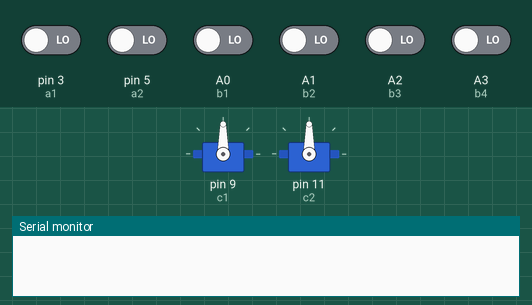
Bench run of a sketch on a simulated Arduino Uno, built with avr-gcc and run on an emulated ATmega328P. Shown: 2 × servo, the last lines printed to the serial monitor. Inputs (shaded band) come from the test bench; at power-on: A0 (b1), A1 (b2), A2 (b3), A3 (b4), pin 3 (a1), pin 5 (a2) LOW.

Above: at 1.2 s.
1.3 s: A0 (b1) driven HIGH
5.5 s: A1 (b2) driven HIGH
At 9.0 s:
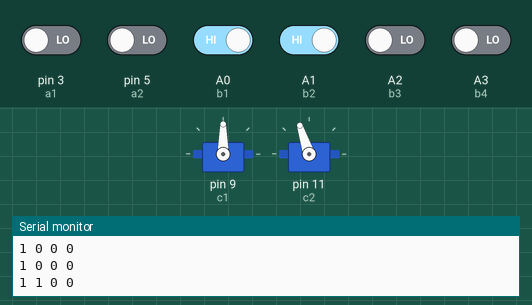
9.5 s: A0 (b1) driven LOW
At 13.2 s:
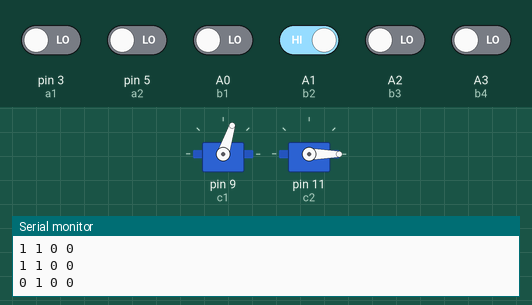
13.5 s: A3 (b4) driven HIGH
At 16.4 s:
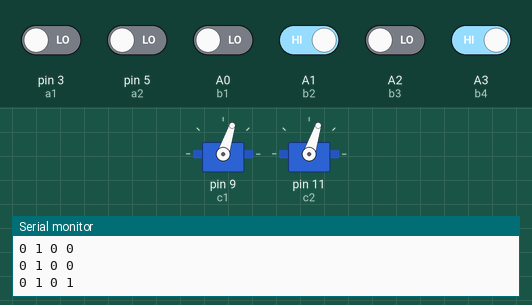
17.5 s: A1 (b2) driven LOW
At 20.6 s:
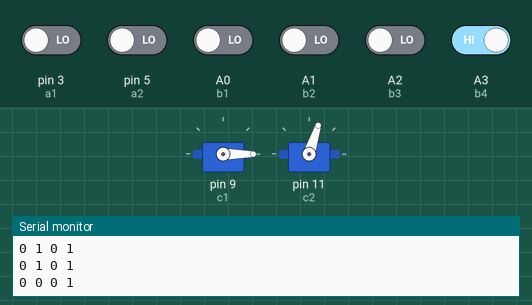
21.5 s: A2 (b3) driven HIGH
At 24.9 s:
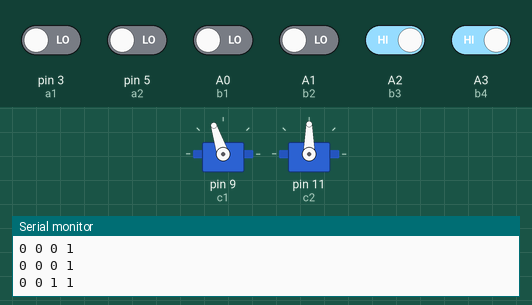
Timing chart, 0 to 26.4 s (numbered marks = the images above; inputs shaded):
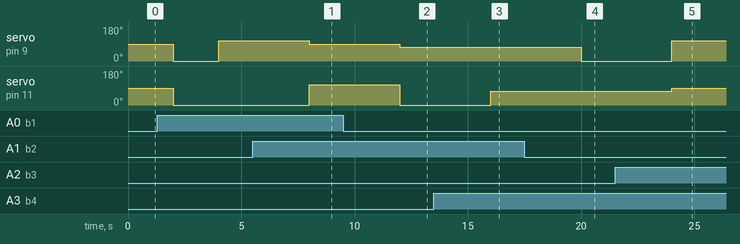

The sketch:

ultra2.ino.ino
```cpp
#include<Servo.h>

int v,w,x,y;

long p,q;
int a1=3,a2=5;
int b1=A0,b2=A1,b3=A2,b4=A3,c1=9,c2=11;


Servo s1,s2;
void setup() {
  // put your setup code here, to run once:
Serial.begin(9600);
pinMode(a1,INPUT);
pinMode(a2,INPUT);
pinMode(b1,INPUT);
pinMode(b2,INPUT);
pinMode(b3,INPUT);
pinMode(b4,INPUT);
//pinMode(b5,INPUT);
//pinMode(c1,OUTPUT);
//pinMode(c2,OUTPUT);
s1.attach(c1,1000,2000);
s2.attach(c2,1000,2000);


}

void loop() {
  // put your main code here, to run repeatedly:
v= digitalRead(b1);
w= digitalRead(b2);
x= digitalRead(b3);
y= digitalRead(b4);
p=pulseIn(a1,HIGH);
q=pulseIn(a2,HIGH);
//p=map(p,1000,2000,0,180);
//q=map(q,1000,2000,0,180);
//Serial.print(p);Serial.print("    ");Serial.println(q);


if (v==1 && w==0 && x==0 &&y==0){
s1.writeMicroseconds(1600);
s2.writeMicroseconds(q);
}
else if(w==1 && v==0 && x==0 &&y==0){
  s1.writeMicroseconds(1400);
  s2.writeMicroseconds(q);

  }
else if(x==1 && v==0 && w==0 &&y==0){
  s1.writeMicroseconds(p);
  s2.writeMicroseconds(1600);

  }
else if(y==1 && v==0 && x==0 &&w==0){
  s1.writeMicroseconds(p);
  s2.writeMicroseconds(1400);

  }
else if(w==1 && v==1 && x==0 &&y==0){
  s1.writeMicroseconds(1500);
  s2.writeMicroseconds(1600);

  }
else if(x==1 && y==1 && v==0 &&w==0){
  s1.writeMicroseconds(1600);
  s2.writeMicroseconds(1500);

  }
  else if(v==1 && x==1 && w==0 &&y==0){
  s1.writeMicroseconds(1600);
  s2.writeMicroseconds(1600);

  }
else if(w==1 && y==1 && x==0 &&v==0){
  s1.writeMicroseconds(1400);
  s2.writeMicroseconds(1400);

  }


else{
 s1.write(p);
 s2.write(q);

  }
//delay(50);
Serial.print(v);
Serial.print(" ");
Serial.print(w);
Serial.print(" ");
Serial.print(x);
Serial.print(" ");
Serial.println(y);

}
//void loop(){Serial.print("s);"}
```

Measured:
- after the input at 5.5 s, servo on pin 9 (c1): 108° → 90° after 2.5 s; servo on pin 11 (c2): 0° → 108° after 2.5 s
- after the input at 9.5 s, servo on pin 9 (c1): 90° → 72° after 2.5 s; servo on pin 11 (c2): 108° → 0° after 2.5 s
- after the input at 13.5 s, servo on pin 11 (c2): 0° → 72° after 2.5 s
- after the input at 17.5 s, servo on pin 9 (c1): 72° → 0° after 2.5 s
- after the input at 21.5 s, servo on pin 9 (c1): 0° → 108° after 2.5 s; servo on pin 11 (c2): 72° → 90° after 2.5 s
